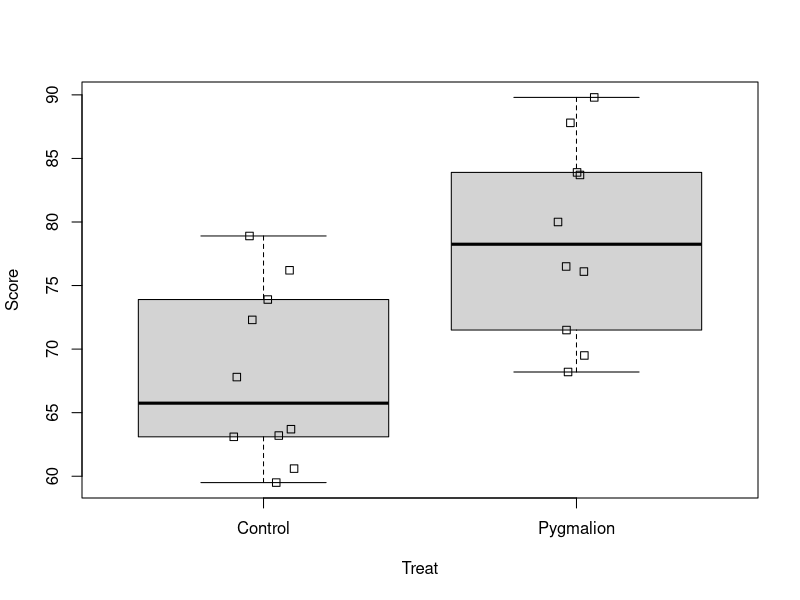
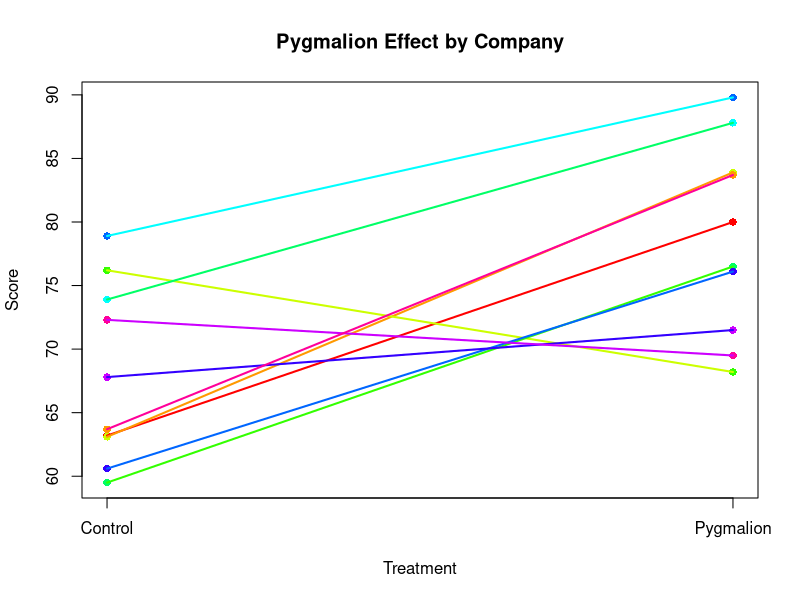
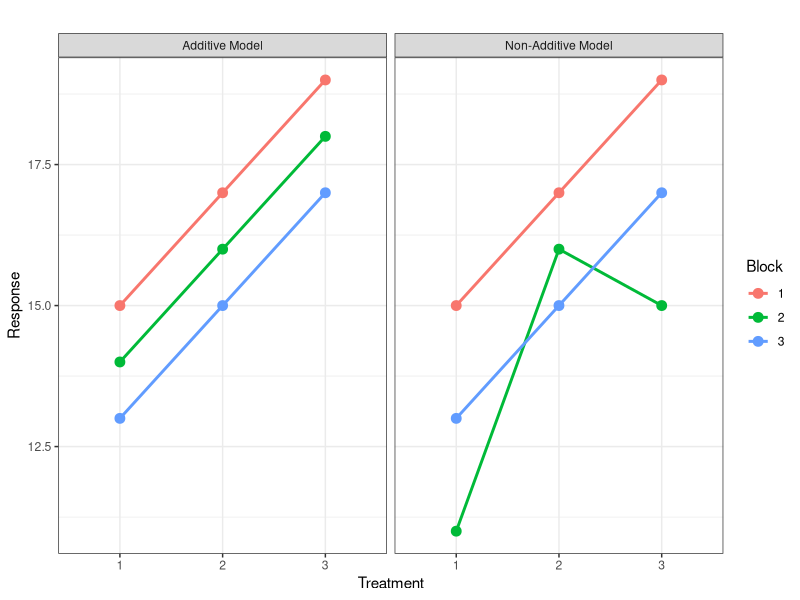

Reproduce these figures in R, in order.
## ---- chunk 1
pyg_data <- read.csv("pygmalion_data.csv")
library(tidyverse)
library(kableExtra)

## ---- chunk 2

# read in data 
pyg_data <- read.csv("pygmalion_data.csv")

# look at first and last few rows 
head(pyg_data); tail(pyg_data)

summary(pyg_data)
## ---- chunk 3

pyg_data$Company <- as.factor(pyg_data$Company)
pyg_data$Treat <- as.factor(pyg_data$Treat)

summary(pyg_data)
## ---- chunk 4

boxplot(Score~Treat, data = pyg_data)

stripchart(Score~Treat, data = pyg_data, add = TRUE, vertical = TRUE, method = "jitter", jitter = 0.1)
## ---- chunk 5

sd(pyg_data$Score[pyg_data$Treat == "Pygmalion"])
sd(pyg_data$Score[pyg_data$Treat == "Control"])

## ---- chunk 6
#| code-fold: true


# Ensure Treat is a factor with proper order
pyg_data$Treat <- factor(pyg_data$Treat, levels = c("Control", "Pygmalion"))

# Convert Treat to numeric for plotting (1 = Control, 2 = Pygmalion)
pyg_data$Treat_numeric <- as.numeric(pyg_data$Treat)

# Define colors for companies
company_colors <- rainbow(length(unique(pyg_data$Company)))
names(company_colors) <- unique(pyg_data$Company)

# Create base plot
plot(pyg_data$Treat_numeric, pyg_data$Score, 
     xlab = "Treatment", ylab = "Score", 
     main = "Pygmalion Effect by Company",
     pch = 16, col = company_colors[pyg_data$Company], xaxt = "n")

# Add custom x-axis labels
axis(1, at = c(1, 2), labels = c("Control", "Pygmalion"))

# Add lines connecting observations from the same company
for(block in unique(pyg_data$Company)){
  temp <- pyg_data[pyg_data$Company == block, ]
  temp <- temp[order(temp$Treat_numeric), ]  # Order by treatment for correct line drawing
  lines(temp$Treat_numeric, temp$Score, col = company_colors[block], lwd = 2)
}


## ---- chunk 7
pop.mean <- 10
treatment.effects <- c(2, 4, 6)  # Effects for 3 treatments
block.effects <- c(3, 2, 1)  # Effects for 3 blocks

# Generate full factorial design
treatments <- rep(1:3, each = 3)  # 3 treatments
blocks <- rep(1:3, times = 3)  # 3 blocks

# ---- Additive Model ----
interaction.effects_additive <- matrix(c(
  0, 0, 0,  
  0, 0, 0,  
  0, 0, 0   
), nrow = 3, byrow = TRUE)

# Generate observed scores (Additive)
score_additive <- pop.mean + 
  treatment.effects[treatments] + 
  block.effects[blocks] + 
  interaction.effects_additive[cbind(blocks, treatments)]

# ---- Non-Additive Model ----
interaction.effects_nonadditive <- matrix(c(
  0, 0, 0,  
  -3, 0, -3,  
  0, 0, 0   
), nrow = 3, byrow = TRUE)

# Generate observed scores (Non-Additive)
score_nonadditive <- pop.mean + 
  treatment.effects[treatments] + 
  block.effects[blocks] + 
  interaction.effects_nonadditive[cbind(blocks, treatments)]

# Combine both datasets into a single data frame
rcbd_data <- data.frame(
  Treatment = factor(rep(treatments, 2)), 
  Block = factor(rep(blocks, 2)), 
  Score = c(score_additive, score_nonadditive),
  Model = rep(c("Additive Model", "Non-Additive Model"), each = length(score_additive))
)

ggplot(rcbd_data, aes(x = Treatment, y = Score, color = Block, group = Block)) +
  geom_point(size = 3) +
  geom_line(size = 1) +
  facet_wrap(~Model) +  
  labs(title = "",
       x = "Treatment", y = "Response") +
  theme_bw()
